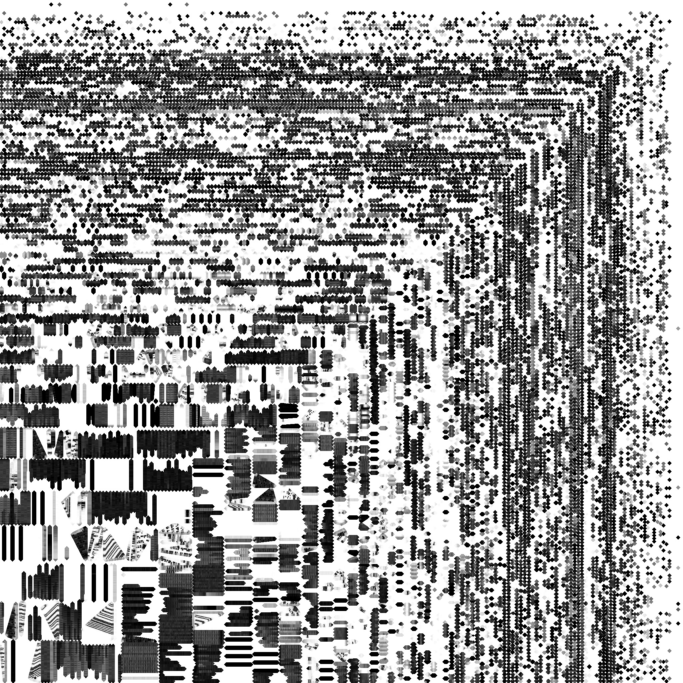
#> input picture sfo3d/data/buildings3d/lsu_img_landside_ao_A.jpg, 2048 x 2048 px (shown at 1/3 size)
$ python img_tiles.py ../../../sfo3d/data/buildings3d/lsu_img_landside_ao_A.jpg ../../../sfo3d/data/buildings3d/lsu_img_landside_ao_B.jpg ../../../sfo3d/data/buildings3d/lsu_img_landside_ao_B.jpg 5 5
#> lines starting #> are read from the running program, lines starting #| are printed output that depends on the picture
"""Downscale an image and cut it into tiles for visual reading. usage: python3 -I img_tiles.py IN OUTDIR NAME [cols rows]"""
import sys
from PIL import Image
Image.MAX_IMAGE_PIXELS = 60_000_000
src, outdir, name = sys.argv[1:4]
cols, rows = (int(sys.argv[4]), int(sys.argv[5])) if len(sys.argv) > 5 else (2, 2)
im = Image.open(src).convert("RGB")
#> im is the input picture: PIL image 2048x2048 RGB; min 0, max 255, mean 155.6
w, h = im.size
#> w = 2048; h = 2048
im.resize((1600, int(1600 * h / w))).save(f"{outdir}/{name}_small.jpg", quality=85)
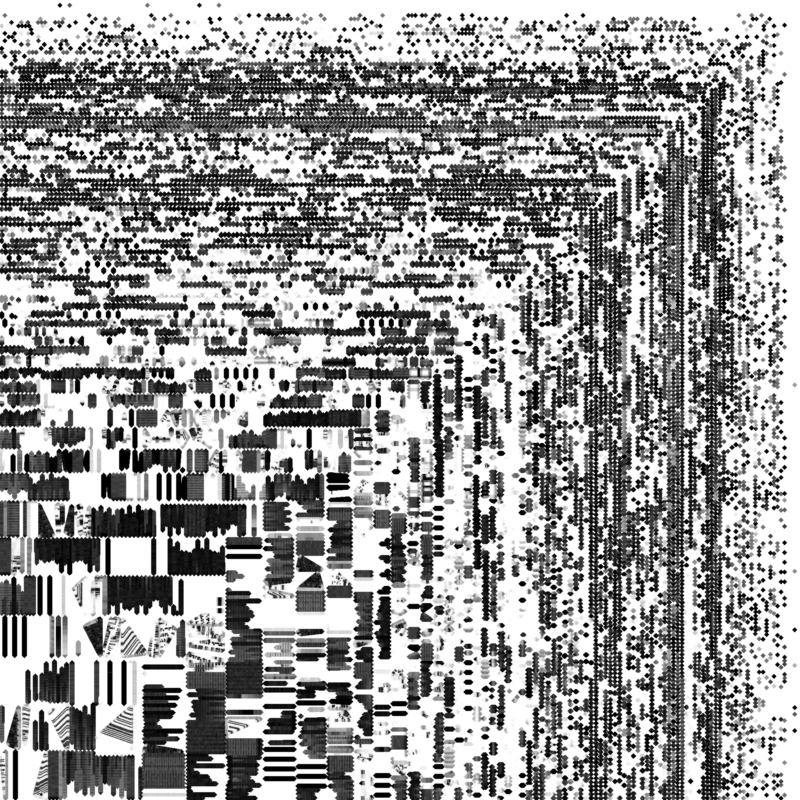
#> saved as lsu_img_landside_ao_B.jpg_small.jpg: PIL image 1600x1600 RGB (shown at 1/2 size); min 0, max 255, mean 155.5
for r in range(rows):
    for c in range(cols):
        box = (c * w // cols, r * h // rows, (c + 1) * w // cols, (r + 1) * h // rows)
        t = im.crop(box)
        t.thumbnail((1800, 1800))
        t.save(f"{outdir}/{name}_r{r}c{c}.jpg", quality=85)
#> this loop made 5 passes
#> pass 1, `t.save(f"{outdir}/{name}_r{r}c{c}.jpg", quality=85)`:
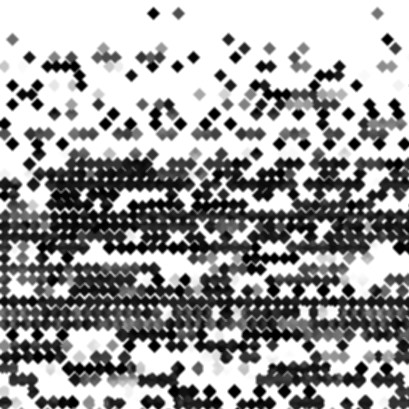
#> saved as lsu_img_landside_ao_B.jpg_r0c0.jpg: PIL image 409x409 RGB; min 0, max 255, mean 158.4
#> pass 1, `t.save(f"{outdir}/{name}_r{r}c{c}.jpg", quality=85)`:
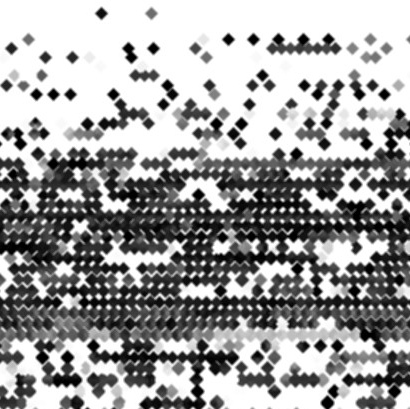
#> saved as lsu_img_landside_ao_B.jpg_r0c1.jpg: PIL image 410x409 RGB; min 0, max 255, mean 159.5
#> pass 1, `t.save(f"{outdir}/{name}_r{r}c{c}.jpg", quality=85)`:
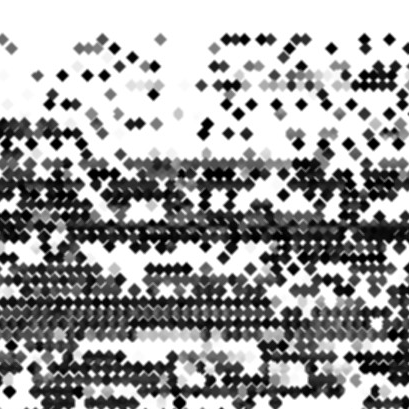
#> saved as lsu_img_landside_ao_B.jpg_r0c2.jpg: PIL image 409x409 RGB; min 0, max 255, mean 159.9
#> pass 1, `t.save(f"{outdir}/{name}_r{r}c{c}.jpg", quality=85)`:
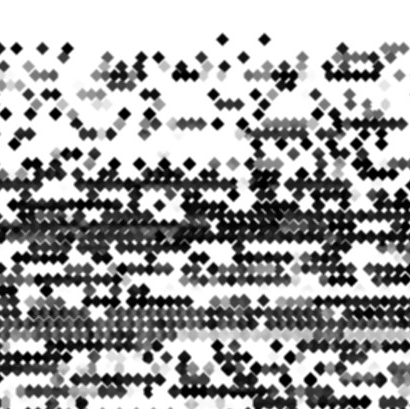
#> saved as lsu_img_landside_ao_B.jpg_r0c3.jpg: PIL image 410x409 RGB; min 0, max 255, mean 164.3
#> after the loop:
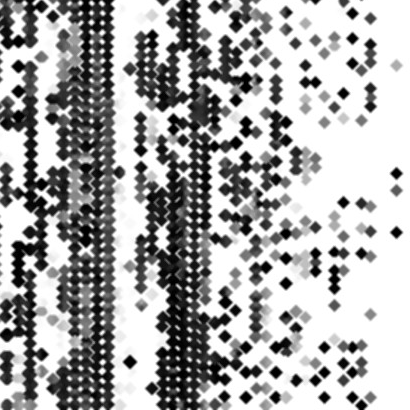
#> t: PIL image 410x410 RGB; min 0, max 255, mean 169.9
print("ok", w, h)
#| ok 2048 2048
